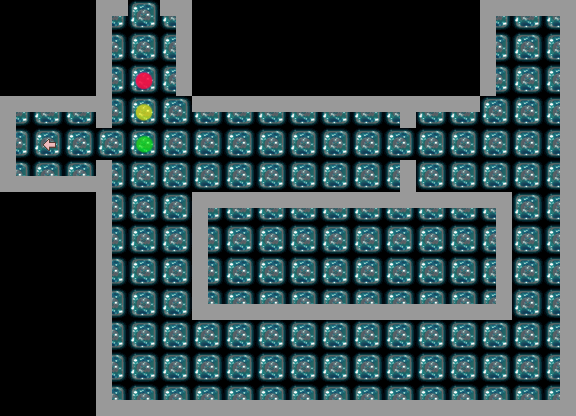

The image is a tile-based game level rendered from a .tmx file. Its description and source (layers, tilesets, objects; grid data summarised) follow:
An orthogonal 18x13 tile map with 32x32 px tiles, 7 tile layers (ground, build_left, build_up, build_right, ...), 7 tilesets and 19 objects (3x int, men).

<map version="1.0" orientation="orthogonal" width="18" height="13" tilewidth="32" tileheight="32">
 <tileset firstgid="1" name="cell_b_up" tilewidth="32" tileheight="32">
  <image source="cell_b_up.png" width="32" height="32" />
 </tileset>
 <tileset firstgid="2" name="cell_b_down" tilewidth="32" tileheight="32">
  <image source="cell_b_down.png" width="32" height="32" />
 </tileset>
 <tileset firstgid="3" name="cell_b_left" tilewidth="32" tileheight="32">
  <image source="cell_b_left.png" width="32" height="32" />
 </tileset>
 <tileset firstgid="4" name="cell_b_right" tilewidth="32" tileheight="32">
  <image source="cell_b_right.png" width="32" height="32" />
 </tileset>
 <tileset firstgid="5" name="arrow_des" tilewidth="32" tileheight="32">
  <image source="arrow_des.png" width="64" height="64" />
 </tileset>
 <tileset firstgid="9" name="cell_a" tilewidth="32" tileheight="32">
  <image source="cell_a.png" width="32" height="32" />
 </tileset>
 <tileset firstgid="10" name="spott" tilewidth="32" tileheight="32">
  <image source="spott.png" width="64" height="64" />
 </tileset>
 <layer name="ground" width="18" height="13">
  <data>[234 cells, 177 non-empty, 1 distinct tile ids]</data>
 </layer>
 <layer name="build_left" width="18" height="13">
  <data>[234 cells, 22 non-empty, 1 distinct tile ids]</data>
 </layer>
 <layer name="build_up" width="18" height="13">
  <data>[234 cells, 27 non-empty, 1 distinct tile ids]</data>
 </layer>
 <layer name="build_right" width="18" height="13">
  <data>[234 cells, 22 non-empty, 1 distinct tile ids]</data>
 </layer>
 <layer name="build_down" width="18" height="13">
  <data>[234 cells, 28 non-empty, 1 distinct tile ids]</data>
 </layer>
 <layer name="spot" width="18" height="13">
  <data>[234 cells, 3 non-empty, 3 distinct tile ids]</data>
 </layer>
 <layer name="arrow_des" width="18" height="13">
  <data>[234 cells, 1 non-empty, 1 distinct tile ids]</data>
 </layer>
 <objectgroup name="collsion" width="18" height="13">
  <object x="192" y="192" width="320" height="32" />
  <object x="192" y="224" width="32" height="64" />
  <object x="192" y="288" width="320" height="32" />
  <object x="480" y="224" width="32" height="64" />
  <object x="96" y="384" width="480" height="32" />
  <object x="96" y="192" width="32" height="192" />
  <object x="0" y="160" width="96" height="32" />
  <object x="0" y="96" width="96" height="32" />
  <object x="480" y="0" width="96" height="32" />
  <object x="480" y="32" width="32" height="64" />
  <object x="544" y="32" width="32" height="352" />
  <object x="192" y="96" width="288" height="32" />
  <object x="160" y="0" width="32" height="96" />
  <object x="96" y="0" width="32" height="96" />
 </objectgroup>
 <objectgroup name="hero" width="18" height="13">
  <object name="ball" type="int" x="128" y="0" width="32" height="32">
   <properties>
    <property name="move_dir" value="2" />
   </properties>
  </object>
 </objectgroup>
 <objectgroup name="door" width="18" height="13">
  <object name="men" x="0" y="128" width="32" height="32" />
 </objectgroup>
 <objectgroup name="jiguanlock" width="18" height="13">
  <object name="jiguan_lock_2" type="int" x="96" y="128" width="32" height="32">
   <properties>
    <property name="lockcolor" value="1" />
    <property name="lockdir" value="3" />
    <property name="lockid" value="1" />
   </properties>
  </object>
 </objectgroup>
 <objectgroup name="jiguankey" width="18" height="13">
  <object name="jiguan_key_2" type="int" x="512" y="0" width="32" height="32">
   <properties>
    <property name="keycolor" value="1" />
    <property name="keydir" value="1" />
    <property name="keyid" value="1" />
   </properties>
  </object>
 </objectgroup>
 <objectgroup name="bigstone" width="18" height="13">
  <object x="384" y="128" width="32" height="32" />
 </objectgroup>
</map>
